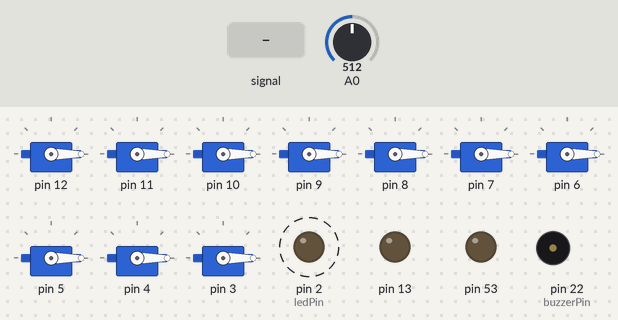
The sketch below on a simulated Arduino Mega 2560, built with avr-gcc and run on an emulated ATmega2560. Parts: 10 × servo, output pins drawn as LEDs (lit = HIGH), buzzer (waves = sounding, pin HIGH). Dashed ring = blinking. Inputs (shaded band) come from the test bench; at power-on: A0 = 512.

Above: at 1.06 s.
1.3 s: A0 fed a 200 Hz sine of ±460 counts around its level
At 1.7 s:
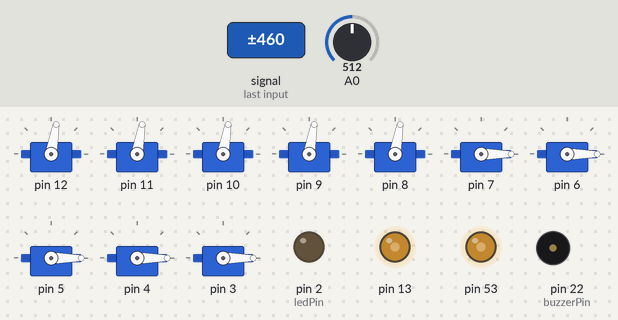
4.3 s: A0 set to 716
At 4.6 s:
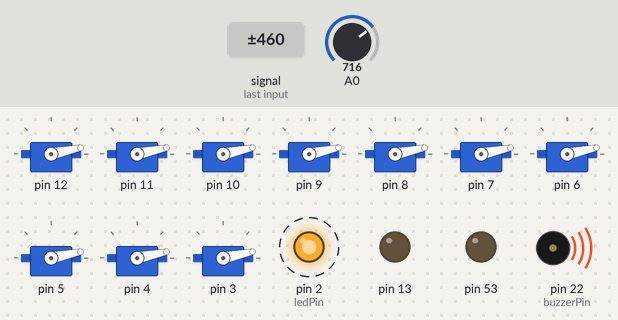
7.3 s: A0 set to 261
10.3 s: A0 set to 243
At 11.3 s:
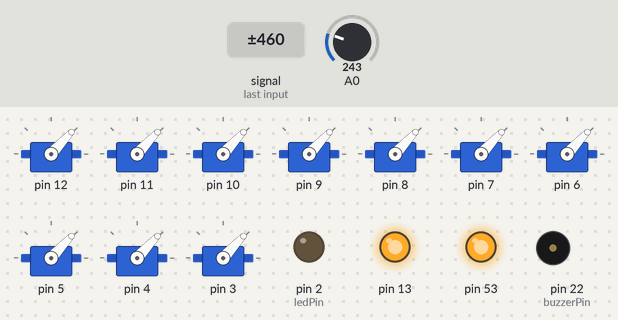
12.0 s: A0 fed a 200 Hz sine of ±81 counts around its level
At 12.78 s:
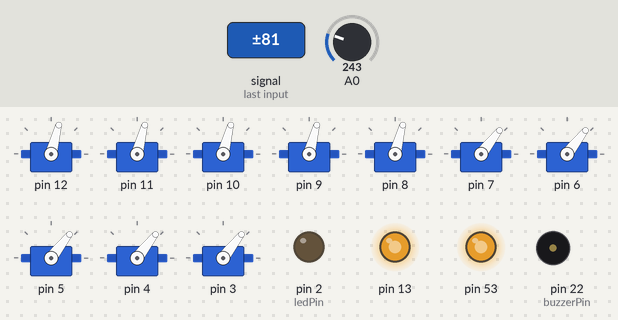
15.0 s: A0 set to 306
At 15.1 s:
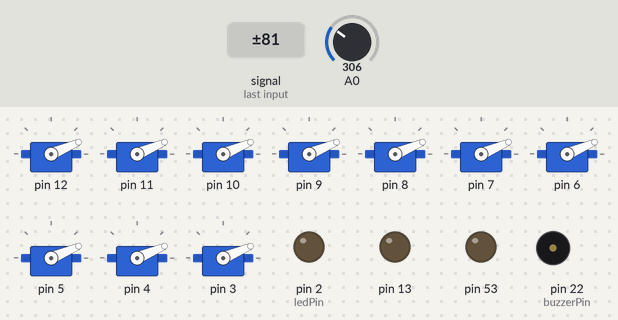
Timing chart, 0 to 19.0 s (numbered marks = the images above; inputs shaded):
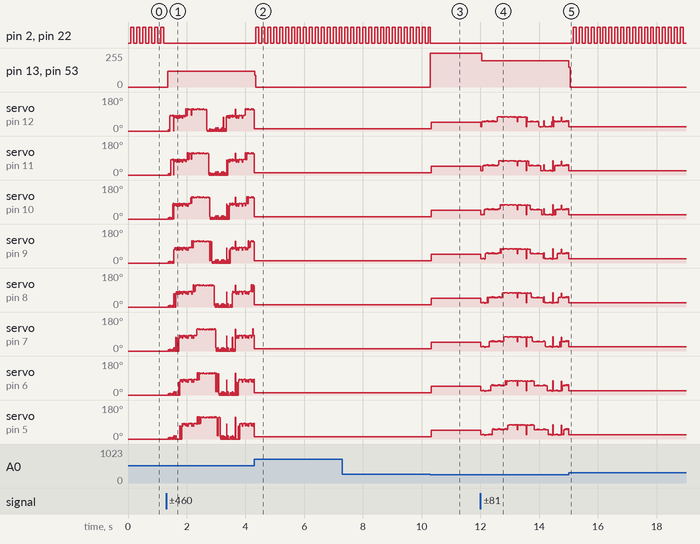

Measured:
- the behaviour switches between 251 and 250 on A0 (found by bisection; images 2 and 3)
- after the input at 1.3 s, pin 2 (ledPin), pin 22 (buzzerPin): stops changing and stays LOW; pin 13, pin 53: 0/255 → 119/255 after 0.05 s
- after the input at 4.3 s, pin 2 (ledPin), pin 22 (buzzerPin): alternates HIGH for 0.10 s and LOW for 0.10 s, starting after 0.06 s; pin 13, pin 53: 119/255 → 0/255 at once
- after the input at 10.3 s, pin 2 (ledPin), pin 22 (buzzerPin): goes on until 10.3 s, then stays LOW; pin 13, pin 53: 0/255 → 255/255 at once; servo on pin 12, servo on pin 11, servo on pin 10, servo on pin 9, servo on pin 8, servo on pin 7, servo on pin 6, servo on pin 5, servo on pin 4, servo on pin 3: 12° → 47° at once
- after the input at 12.0 s, pin 13, pin 53: 255/255 → 198/255 after 0.05 s
- after the input at 15.0 s, pin 2 (ledPin), pin 22 (buzzerPin): alternates HIGH for 0.10 s and LOW for 0.10 s, starting after 0.16 s; pin 13, pin 53: 198/255 → 0/255 at once
- by itself, pin 2 (ledPin), pin 22 (buzzerPin): alternates HIGH for 0.10 s and LOW for 0.10 s

The sketch:

main_machine.ino
```cpp
#include <Servo.h>

const int servoCount = 10;
Servo machineServos[servoCount];

const int buzzerPin = 22;
const int ledPin = 2;
boolean buzzer_mode = false;
int ledState = LOW;
long previousMillis = 0;
long interval = 100;

int value;
void setup() {
  // put your setup code here, to run once:
  pinMode(2 , OUTPUT);
  pinMode(53 , OUTPUT);
  pinMode(13 , OUTPUT);
  digitalWrite(53 , HIGH);
  digitalWrite(13 , HIGH);

  pinMode(ledPin,OUTPUT);
  pinMode(buzzerPin,OUTPUT);


}

void loop() {
  // put your main code here, to run repeatedly:
  value = 2000 - (4 * analogRead(A0));

  for (int i = 0 ; i < servoCount ; i++) {
    machineServos[i].attach(12 - i);
    machineServos[i].writeMicroseconds(value);
  }
  if(value < 1000){
    digitalWrite(53 , LOW);
    digitalWrite(13 , LOW);

    while(value < 1000){
      unsigned long currentMillis = millis();
      if(currentMillis - previousMillis > interval) {
        previousMillis = currentMillis;
        if (ledState == LOW){
          ledState = HIGH;
          digitalWrite(buzzerPin , HIGH);
        }
        else{
          ledState = LOW;
          digitalWrite(buzzerPin , LOW);
        }
      // Switch the LED
      digitalWrite(ledPin, ledState);
      }
      value = 2000 - (4 * analogRead(A0));
    }
    digitalWrite(53 , HIGH);
    digitalWrite(13 , HIGH);
    digitalWrite(buzzerPin , LOW);
    digitalWrite(ledPin, LOW);
  }
}
```
